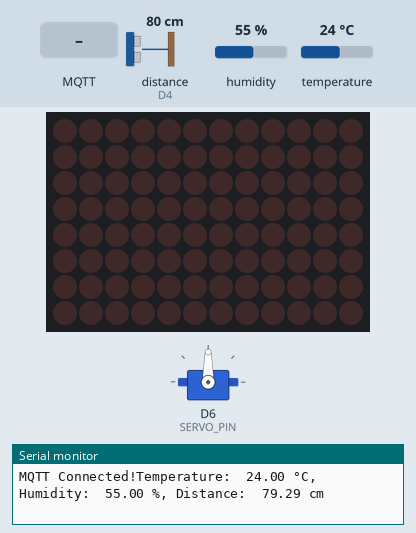
This sketch was run on a simulated Arduino Uno R4 WiFi. Shown: servo, 12×8 LED matrix, the last lines printed to the serial monitor. Wiring (inferred from the names in the program): ultrasonic range finder: trigger D3; echo D4. The test bench sets the inputs (shaded band); at power-on: distance to the obstacle (sensor on D4) 80 cm, humidity 55 %, temperature 24 °C. The echo pulse lasts 58.3 µs per cm; WiFi joins after 1.5 s; servers stay silent unless stated; no MQTT or app messages arrive unless stated.

Above: at 2.7 s.
2.8 s: MQTT message "5" arrives on the first subscribed topic
At 5.4 s:
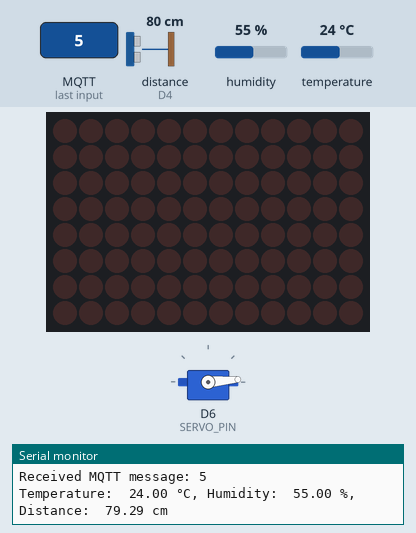
5.7 s: MQTT message "200" arrives on the first subscribed topic
At 8.2 s:
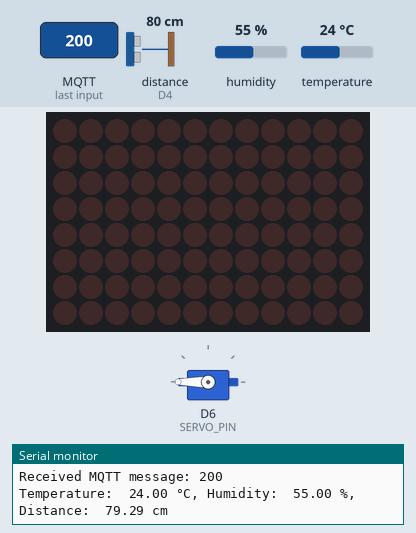
18.6 s: MQTT message "on" arrives on the first subscribed topic
At 20.8 s:
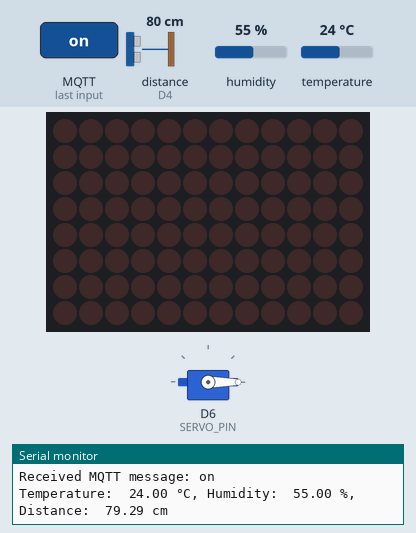
21.1 s: MQTT message "90" arrives on the first subscribed topic
At 23.4 s:
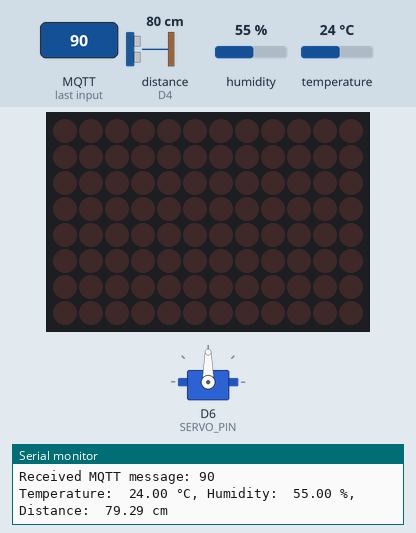
Timing chart, 0 to 24.8 s (numbered marks = the images above; inputs shaded):
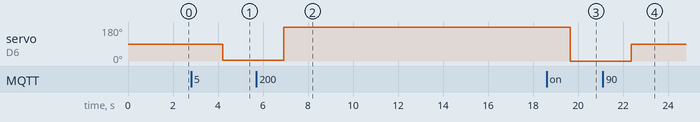

Measured:
- after the input at 2.8 s, servo on D6 (SERVO_PIN): 90° → 5° after 1.4 s
- after the input at 5.7 s, servo on D6 (SERVO_PIN): 5° → 180° after 1.2 s
- after the input at 18.6 s, servo on D6 (SERVO_PIN): 180° → 0° after 1.0 s
- after the input at 21.1 s, servo on D6 (SERVO_PIN): 0° → 90° after 1.3 s

The sketch:

main.ino
```cpp
#include "ArduinoGraphics.h"           // Required for LED drawing/text
#include "Arduino_LED_Matrix.h"
#include "DHT.h"
#include "Servo.h"
#include <WiFiS3.h>
#include <ArduinoMqttClient.h>
#include <Wire.h>
#include <SPI.h>
#include <Adafruit_PN532.h>


#define PN532_SS   (10)
#define PN532_MOSI (11)
#define PN532_MISO (12)
#define PN532_SCK  (13)

#define DHTPIN 2        // Digital pin connected to the DHT22
#define DHTTYPE DHT22   // DHT 22 (AM2302)
#define TRIG_PIN 3                    // Pin for trigger signal
#define ECHO_PIN 4                    // Pin for echo signal
#define SERVO_PIN 6
#define SERVO_OPEN 0
#define SERVO_CLOSE 90

// WiFi credentials (replace with your own)
const char* ssid = "SSID here";
const char* password = "Password here";

// MQTT settings
const char* mqtt_broker = "broker.emqx.io";
const int mqtt_port = 1883;
const char* mqtt_topic = "display/char";  // Topic to subscribe to for character display
const char* mqtt_topic_temp = "r4_cwt/temperature";    // Topic for temperature
const char* mqtt_topic_hum = "r4_cwt/humidity";        // Topic for humidity
const char* mqtt_topic_dist = "r4_cwt/dist";        // Topic for ultrasonic distance
const char* mqtt_topic_nfc = "r4_cwt/nfc";        // Topic for NFC
const char* mqtt_topic_servo = "r4_cwt/servo";

DHT dht(DHTPIN, DHTTYPE);
ArduinoLEDMatrix matrix;
Servo servo;
WiFiClient espClient;
MqttClient mqttClient(espClient);
Adafruit_PN532 nfc(PN532_SCK, PN532_MISO, PN532_MOSI, PN532_SS);

int servoAngle = 0;                 // Current servo angle
int servoStep = 5;                  // Step size for servo movement
unsigned long previousMillis = 0;
const long interval = 2000;         // 2 seconds scan time
const long resetTimeNFC = 2000;     // 2s reset time for NFC reader
unsigned long lastNFCScanTime = 0;  // Time when last card was read
String lastUID = "";                // Stores last detected UID
unsigned long lastMqttPoll = 0;
const unsigned long mqttPollInterval = 500;  // Check MQTT every 100ms

void setup() {
  pinMode(TRIG_PIN, OUTPUT);         // Set trigger pin as output
  pinMode(ECHO_PIN, INPUT);          // Set echo pin as input
  servo.attach(SERVO_PIN);
  servo.write(SERVO_CLOSE);

  Serial.begin(115200);  // Match Flask baud rate
  dht.begin();
  matrix.begin();                      // Initialize LED matrix
  nfc.begin();

  while (!Serial) {
    delay(10);  // Wait for serial to initialize
  }
  Serial.println("Arduino UNO R4 WiFi Program Started");

  uint32_t versiondata = nfc.getFirmwareVersion();
  if (! versiondata) {
    Serial.print("Didn't find PN53x board");
  }else{
    Serial.print("Found chip PN5"); Serial.println((versiondata>>24) & 0xFF, HEX);
    Serial.print("Firmware ver. "); Serial.print((versiondata>>16) & 0xFF, DEC);
    Serial.print('.'); Serial.println((versiondata>>8) & 0xFF, DEC);
  }

  // Connect to WiFi
  WiFi.begin(ssid, password);
  Serial.print("Connecting to WiFi");
  while (WiFi.status() != WL_CONNECTED) {
    WiFi.begin(ssid, password);
    Serial.print("Connecting to WiFi");
    delay(2000);
  }
  Serial.println("\nConnected to WiFi");
  connectToMQTT();
}

void loop() {
  //Check NFC
  checkNFC();

  //Check for MQTT messages (servo)
  checkMqtt();

  // Log temperature and humidity every 2 seconds
  unsigned long currentMillis = millis();
  if (currentMillis - previousMillis >= interval) {
    previousMillis = currentMillis;
    logSensorData();
  }

}
void checkNFC() {
  uint8_t success;
  uint8_t uid[] = { 0, 0, 0, 0, 0, 0, 0 }; // UID array
  uint8_t uidLength;

  unsigned long currentMillis = millis();
  if (currentMillis - lastNFCScanTime < resetTimeNFC){
    return;
  }else{
    lastUID = "";
  }

  success = nfc.inListPassiveTarget();
  if (success) {
    if (nfc.readPassiveTargetID(PN532_MIFARE_ISO14443A, uid, &uidLength)) {
      String uidString = "";
      for (uint8_t i = 0; i < uidLength; i++) {
          uidString += String(uid[i], HEX) + " ";
          if (i < uidLength - 1) uidString += " ";
      }
      lastNFCScanTime = currentMillis;
      if (uidString != lastUID){
        lastUID = uidString;
        Serial.print("NFC Card UID: ");
        Serial.println(uidString);
        mqttClient.beginMessage(mqtt_topic_nfc);
        mqttClient.print(uidString);
        mqttClient.endMessage();
      }
    }
  }
}

void connectToMQTT() {
  Serial.print("Connecting to MQTT...");
  String clientId = "ArduinoR4WiFi";
  mqttClient.subscribe(mqtt_topic_servo);
  //mqttClient.onMessage(onMessage);
  while (!mqttClient.connect(mqtt_broker, mqtt_port)) {
    Serial.print("\nMQTT connection failed! Error code = ");
    Serial.println(mqttClient.connectError());
    Serial.print("\nReattempt in 5s");
    delay(5000);
  }
  if (mqttClient.subscribe(mqtt_topic_servo)) {
      Serial.println("Subscribed to topic: " + String(mqtt_topic_servo));
  } else {
      Serial.println("Failed to subscribe to: " + String(mqtt_topic_servo));
  }
  Serial.print("MQTT Connected!");
}

void checkMqtt() {
    if (millis() - lastMqttPoll >= mqttPollInterval) {
        lastMqttPoll = millis();  // Update the last check time

        if (mqttClient.parseMessage()) {  // Check if a new message is available
            String message = mqttClient.readString();
            Serial.println("Received MQTT message: " + message);
            servo.write(message.toInt());
            /*if (message == "1") {
                servo.write(SERVO_OPEN);  // Open servo
                Serial.println("Servo opened");
            } else if (message == "0") {
                servo.write(SERVO_CLOSE);  // Close servo
                Serial.println("Servo closed");
            }*/
        }
    }
}


void onMessage(int messageSize) {
  String message = "";

  // Read the message payload
  while (mqttClient.available()) {
    message += (char)mqttClient.read();
  }

  Serial.print("Received message: ");
  Serial.println(message);
  //servo.write(message.toInt());
  servo.write(SERVO_OPEN);
  /*if (message == "1") {
    // Open the servo (move to open position)
    servo.write(SERVO_OPEN);  // Move servo to open position (0 degrees)
  } else if (message == "0") {
    Serial.println("Closing the servo");
    servo.write(SERVO_CLOSE);  // Move servo to close position (90 degrees)
  } else {
    Serial.println("Invalid command received. Servo not moved.");
  }*/
}

void logSensorData() {
  //Ultrasonic sensor measurement
  digitalWrite(TRIG_PIN, LOW);
  delayMicroseconds(2);
  digitalWrite(TRIG_PIN, HIGH);       // Send a 10µs pulse to trigger
  delayMicroseconds(10);
  digitalWrite(TRIG_PIN, LOW);

  long duration = pulseIn(ECHO_PIN, HIGH);  // Time in microseconds
  float distance_cm = duration * 0.034 / 2; // Convert to cm

  // Read temperature and humidity
  char tempStr[8];
  char humStr[8];
  float h = dht.readHumidity();
  float t = dht.readTemperature();

  // Check for errors
  if (isnan(h) || isnan(t)) {
    Serial.println("Failed to read from DHT sensor!");
    dtostrf(0, 6, 2, tempStr);  // 6 chars total, 2 after decimal
    dtostrf(0, 6, 2, humStr);
    mqttClient.beginMessage(mqtt_topic_temp);
    mqttClient.print("ERROR");
    mqttClient.endMessage();

    mqttClient.beginMessage(mqtt_topic_hum);
    mqttClient.print("ERROR");
    mqttClient.endMessage();
  }else{
    dtostrf(t, 6, 2, tempStr);  // 6 chars total, 2 after decimal
    dtostrf(h, 6, 2, humStr);
    mqttClient.beginMessage(mqtt_topic_temp);
    mqttClient.print(tempStr);
    mqttClient.endMessage();
    delay(100);
    mqttClient.beginMessage(mqtt_topic_hum);
    mqttClient.print(humStr);
    mqttClient.endMessage();
    delay(100);
  }

  char distStr[8];
  dtostrf(distance_cm, 6, 2, distStr);
  mqttClient.beginMessage(mqtt_topic_dist);
  mqttClient.print(distStr);
  mqttClient.endMessage();

  // Log to Serial Monitor
  Serial.print("Temperature: ");
  Serial.print(tempStr);
  Serial.print(" °C, Humidity: ");
  Serial.print(humStr);
  Serial.print(" %, Distance: ");
  Serial.print(distStr);
  Serial.println(" cm");
}
```
